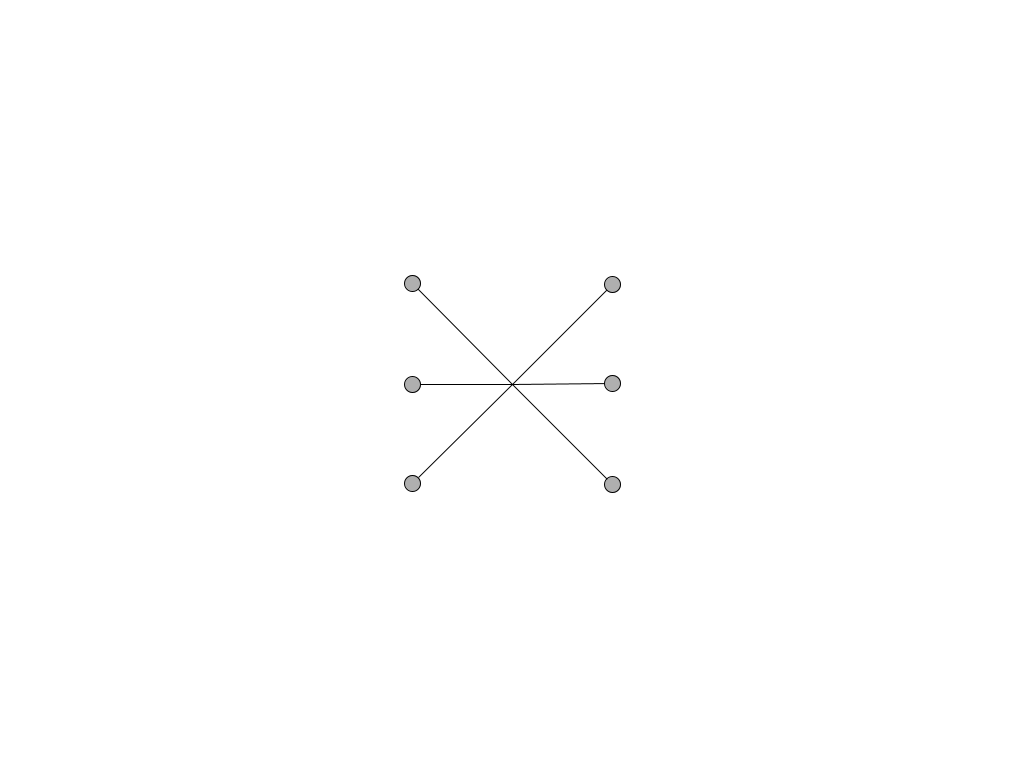
Frame 1 (no input)
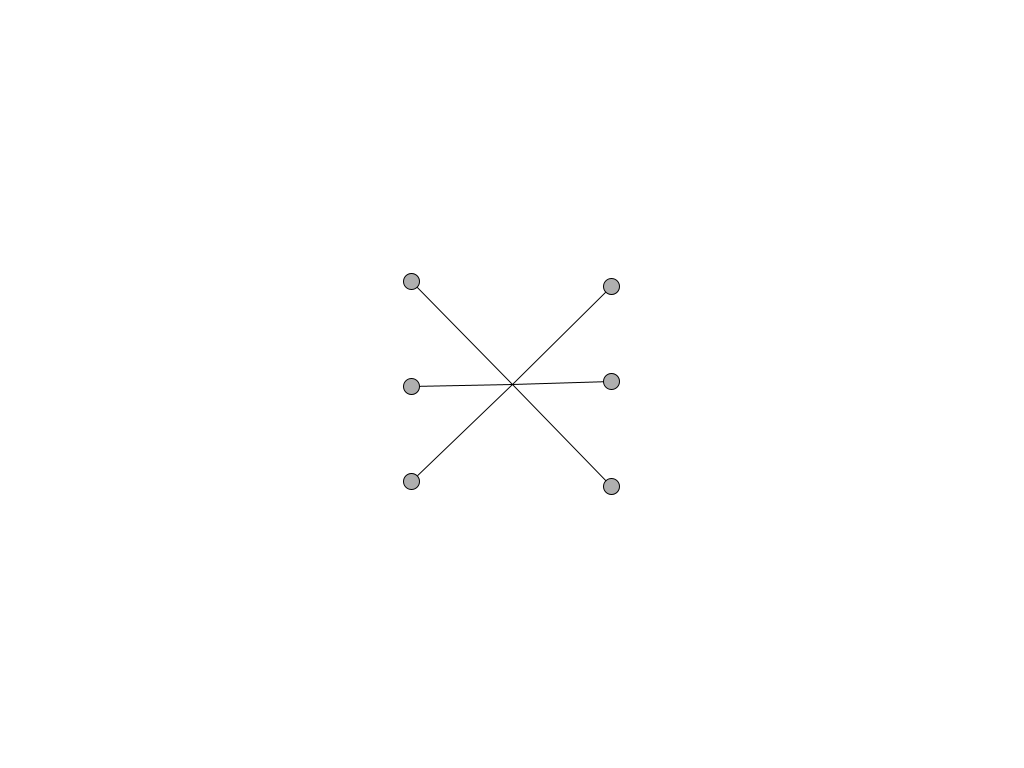
Frame 60 (the mouse pressed at the canvas centre just before this capture)
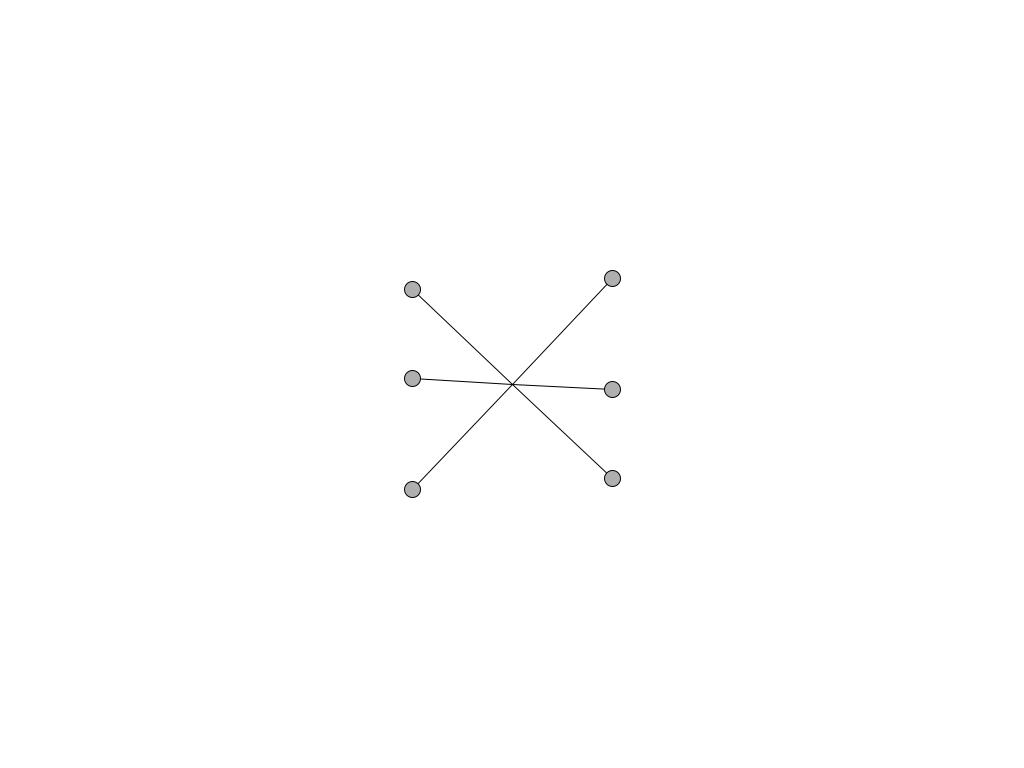
Frame 120 (the mouse held since frame 60 and released just before this capture)

The Processing sketch that drew these frames (run headless with seeded random() and noise(); from frame 60 on, the mouse is pressed at the canvas centre):

// Processing sketch: OscObj
// ── OscObj.pde


Oscillator[] osc = new Oscillator[0];
OscAnt ant;
void setup() {
  size(1024,768);
  for(int i = 0; i < osc.length; i++) {
    osc[i] = new Oscillator();
  }
  ant = new OscAnt();
}
 
void draw() {
  background(255);
  for(int i = 0; i < osc.length; i++) {
    osc[i].render();
  }
  ant.render();
}



// ── OscAnt.pde
class OscAnt {
  Oscillator[] legs = new Oscillator[6];
  float VEL;
  OscAnt() {
    float x = width/2;
    float y = height/2;
    VEL = 0.05;
    float yAmp = 20;
    float xAmp = 1;
    float xVel = 1;
    // back legs
    legs[0] = new Oscillator(x+100,y+100,xVel,VEL,xAmp,yAmp);
    legs[1] = new Oscillator(x-100,y+100,xVel,-VEL,xAmp,yAmp);
    // middle legs
    legs[2] = new Oscillator(x+100,y,xVel,-VEL,xAmp,yAmp);
    legs[3] = new Oscillator(x-100,y,xVel,VEL,xAmp,yAmp);
    // front legs
    legs[4] = new Oscillator(x+100,y-100,xVel,VEL,xAmp,yAmp);
    legs[5] = new Oscillator(x-100,y-100,xVel,-VEL,xAmp,yAmp);
  }
  
  
  void update() {
  }
  void display() {

  }
  void render() {
    for(int i = 0; i < legs.length; i++) {
      legs[i].render();
    }
  }
}

// ── Oscillator.pde
class Oscillator {
  
  PVector angle, vel, amp, offset, acc;
  
  Oscillator() {
    this(width/2, height/2, random(-0.05,0.05),random(-0.05,0.05),random(width/2),random(height/2));
  }
  
  Oscillator(float x, float y, float xVel, float yVel, float xAmp, float yAmp) {
    angle = new PVector();
    vel = new PVector(xVel,yVel);
    amp = new PVector(xAmp,yAmp);
    offset = new PVector(x,y);
    acc = new PVector(0,0);
  }
  
  void oscillate() {
    vel.add(acc);
    angle.add(vel);
  }
  
  void display() {
    float x = offset.x + sin(angle.x)*amp.x;
    float y = offset.y + sin(angle.y)*amp.y;
   
    stroke(0);
    fill(175);
    line(width/2,height/2,x,y);
    ellipse(x,y,16,16);
  }
  
  void update() {
    oscillate();
  }
  
  void render() {
    update();
    display();
  }
}
